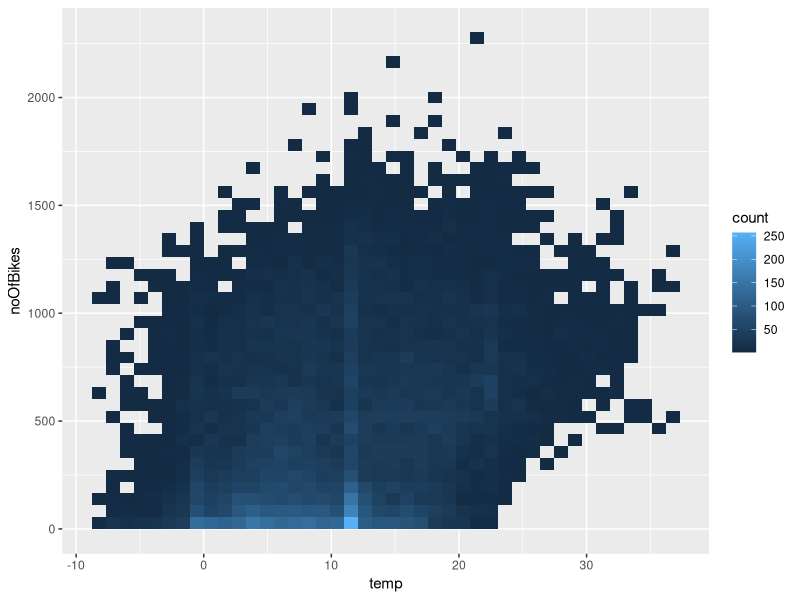

Write the R code that produced this figure. (Note: this script raises an error after producing the figure.)
# create some nice plots
# okay, there are not nice yet ... but this is going to get better hopefully

library(ggplot2)

bikes = read.csv("bikesNeutor1516.csv")

# histogram (?) by ...
# temperature
bikes$year = as.factor(bikes$year)

p = ggplot(data = bikes[!is.na(bikes$temp),]) +
  geom_bin2d(aes(x = temp, y = noOfBikes),
                 # no of bins: one bin for two degree celsius
                 bins = (max(bikes$temp, na.rm = T) - min(bikes$temp, na.rm = T) / 2))
p

# year

p = ggplot(data = NA, aes(x = noOfBikes, fill = year)) +
	geom_histogram(data = bikes[bikes$year == 2016, ], 
	               alpha = 0.5) +
	geom_histogram(data = bikes[bikes$year == 2015, ],
	               alpha = 0.5)
p
